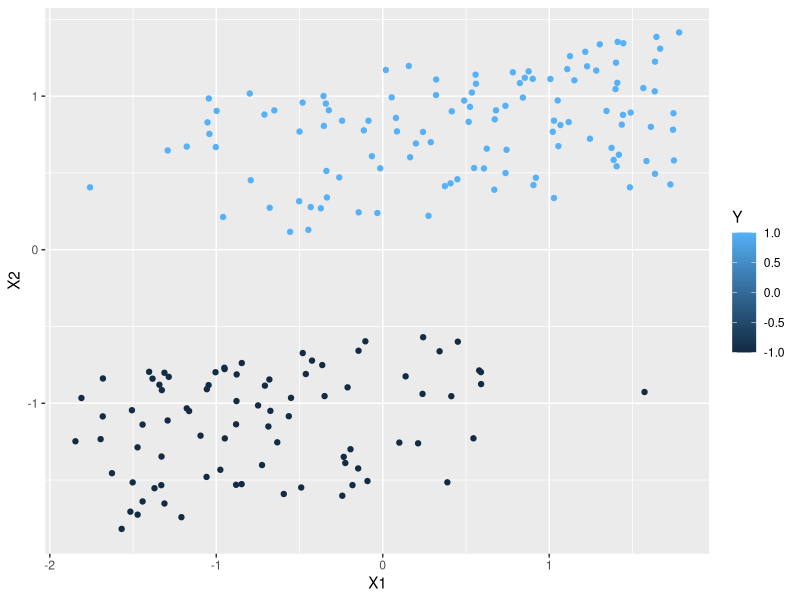
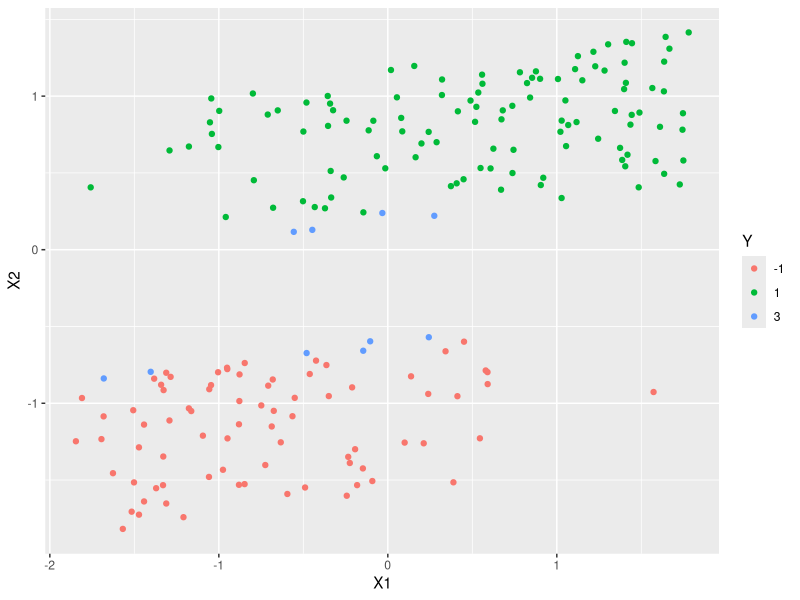

These figures' R source, in order:

########################################LIB USED#######################################
require(ggplot2)
require(kernlab)
#######################################################################################
set.seed(123)

##################################DATA GENERATION######################################
line<-function(x,m,b){
  y=m*x+b
  if(x<runif(1,0,1)){
    y=y-runif(1, 2.0, 7.5)
  }else{
    y=y+runif(1, 2.0, 7.5)
  }
  return(y)
}

is_positive<-function(point,m,b){
  x=point[1]
  y=point[2]
  val = y-(m*x+b)
  if(y-(m*x+b)>0){
    return(1)
  }
  return(-1)
}

generate_data<-function(noOfInstances=200,islinearlysep=T,misclasspercent=0.10,isbalanced=T){
  m=3
  b=4
  X=runif(noOfInstances,0,1)
  Y=sapply(X,line,m,b)
  tmp <- data.frame(X,Y)  
  C<-apply(tmp,1,is_positive,m,b)
  df=data.frame(X,Y,C)
  if(!islinearlysep){
    sample<-sample.int(noOfInstances,noOfInstances*misclasspercent)
    for(s in sample){
      df$C[s]<-df$C[s]*-1
    }
  }
  return(df)
}

#############################################################################################


########################KERNEL IMPLEMENTATION################################################

kernel<-function(x,y,conf){
  res<-0
  x<-as.matrix(x)
  y<-as.matrix(y)
  if(ncol(x) != 1){
    x<-t(x)
  }
  if(ncol(y) != 1){
    y<-t(y)
  }
  type<-conf[1]
  if(type=='radial'){
    gamma<-as.double(conf[2])
    distance2<-(dist(rbind(t(x), t(y))))^2 #squared eculedian distance
    res<-exp(gamma*distance2)
  }else if(type=='poly'){
    q<-as.double(conf[2])
    res<-((t(x)%*%y) + 1)^q
  }else{
    res<-t(x)%*%y
  }
  return(res)
}

###########################################################################################

######################HELPER FUNCTION KERNEL##############################################
compute_x<-function(X,conf){
  nrowx<-nrow(X)
  res<-matrix(c(1:nrowx*nrowx),
              nrow=nrowx,
              ncol=nrowx)
  for(i in c(1:nrowx)){
    for(j in c(1:nrowx)){
      res[i,j]<-kernel(X[i,],X[j,],conf)
    }
  }
  return(res)
}

####################################IpOP function to find support vectors###################
find_support_vectors<-function(X,Y,slack,conf){
  C<-as.matrix(rep(-1,nrow(X)))
  H<-(Y%*%t(Y)) * compute_x(X,conf)
  A<-t(Y)
  b=0
  r=0
  l=as.matrix(rep(0,nrow(X)))
  return(ipop(C,H,A,b,l,slack,r))
}

set_alpha<-function(primal,limit=10){
  support_vec_index<-sort(primal(soln),T,index.return=T)
  for(i in tail(support_vec_index$i,-limit)){
    primal[i]<-0.00
  }
  return(primal)
}

#############################################################################################

##################CALCULATE W and W0#########################################################
cal_w<-function(X,Y,alpha){
  w=rep(0,ncol(X))
  for(i in c(1:nrow(X))){
    w = w + (alpha[i]*Y[i]*X[i,])
  }
  return(w)
}

cal_w0<-function(X,Y,W,alpha){
  no_of_sv<-length(alpha[alpha!=0])
  w0 <-0
  
  for(i in c(1:nrow(X))){
    w0 = w0 + (alpha[i]* (Y[i]- (W%*%X[i,])))
  }
  return((1/no_of_sv)*w0)
}

cal_wt_x<-function(X,Y,alpha,x,conf){
  wt_x<-0
  for(i in c(1:nrow(X))){
    wt_x<- wt_x + alpha[i]*Y[i]*kernel(X[i,],x,conf)
  }
  return(wt_x)
}

###########################################################################################

###################PREDECIT################################################################
predict<-function(data,X,W0,alpha,conf){
  res<-c(1:nrow(X))
  for(i in c(1:nrow(X))){
    #val<-(W%*%X[i,]) + W0
    val<-cal_wt_x(data[,-ncol(data)],data[,ncol(data)],alpha,X[i,],conf) + W0
    if(val>0){
      res[i]<-1
    }else{
      res[i]<--1
    }
  }
  return(res)
}

############################################################################################


#############################EVALUATION FUNCTION############################################
#does k fold cross validation 
doKfoldCrossValidation<-function(X,Y,k=5){
  
  classes<-as.vector(unique(Y))
  folds<-createFolds(Y,k)
  Xfolds <- lapply(folds, function(ind, dat) dat[ind,], dat = X)
  Yfolds <- lapply(folds, function(ind, dat) dat[ind], dat = Y)
  
  avgPercision<-rep(0,length(classes))
  avgRecall<-rep(0,length(classes))
  avgFmeasure<-rep(0,length(classes))
  avgAccuracy<-0.0
  
  for(i in c(1:k)){
    X.train<-do.call(rbind,lapply(Xfolds[-i],as.matrix))
    X.test<-do.call(rbind,lapply(Xfolds[i],as.matrix)) 
    Y.train<-do.call(rbind,lapply(Yfolds[-i],as.matrix))
    Y.test<-do.call(rbind,lapply(Yfolds[i],as.matrix))
    parameters<-estimate_parameters(X.train,Y.train)
    Y.hat<-predict(X.test,parameters,classes)
    eval<-modelEvaluation(Y.hat,Y.test)
    avgPercision<-avgPercision+eval$percision
    avgRecall<-avgRecall+eval$recall
    avgFmeasure<-avgFmeasure+eval$fmeasure
    avgAccuracy<-avgAccuracy+eval$accuarcy
  }
  return(list("avgAccuracy"=avgAccuracy/k,"avgPercision"=avgPercision/k,"avgRecall"=avgRecall/k,"avgFmeasure"=avgFmeasure/k))
}

modelEvaluation<-function(prediction,truelabel){
  confusion_matrix<-as.matrix(table(prediction,truelabel))
  accuarcy<-sum(diag(confusion_matrix))/sum(confusion_matrix)
  percision<-diag(confusion_matrix)/colSums(confusion_matrix)
  recall<-diag(confusion_matrix)/rowSums(confusion_matrix)
  fmeasure<-2*((percision*recall)/(percision+recall))
  return(list("confusion_matrix"=confusion_matrix,"accuarcy"=accuarcy,"percision"=percision,"recall"=recall,"fmeasure"=fmeasure))
}

###############################################################################################

##################CODE FOR MODEL SETUP AND EVALUATIION#########################################

data<-generate_data(200,T,0.05)

X<-as.matrix(data[,-3])
X<-scale(X)
Y<-as.matrix(data$C)
data<-data.frame(X,Y)
colnames(data)<-c("X1","X2","Y")
qplot(X1, X2, colour = Y,data = data)

slack<-as.matrix(rep(10^5,nrow(X)))
soln<-find_support_vectors(X,Y,slack,conf=c('poly',2))
soln
primal<-primal(soln)
alpha<-as.matrix(set_alpha(primal,10))
W<-cal_w(X,Y,alpha)
W0<-cal_w0(X,Y,W,alpha)
W
W0
y_hat<-predict(data,X,W0,alpha,conf=c('poly',2))
y_hat
table(y_hat==Y)

##############################################################################################

####################################TO PLOT SUPPORT VECTORS#######################################
support_vec_index<-sort(primal(soln),T,index.return=T)
support_vec_index$i
datasupport<-data
for(i in head(support_vec_index$ix,10)){
  datasupport$Y[i]<-3
}
datasupport$Y <- factor(datasupport$Y)
qplot(X1, X2, colour = Y,data = datasupport)

#############################################################################################
